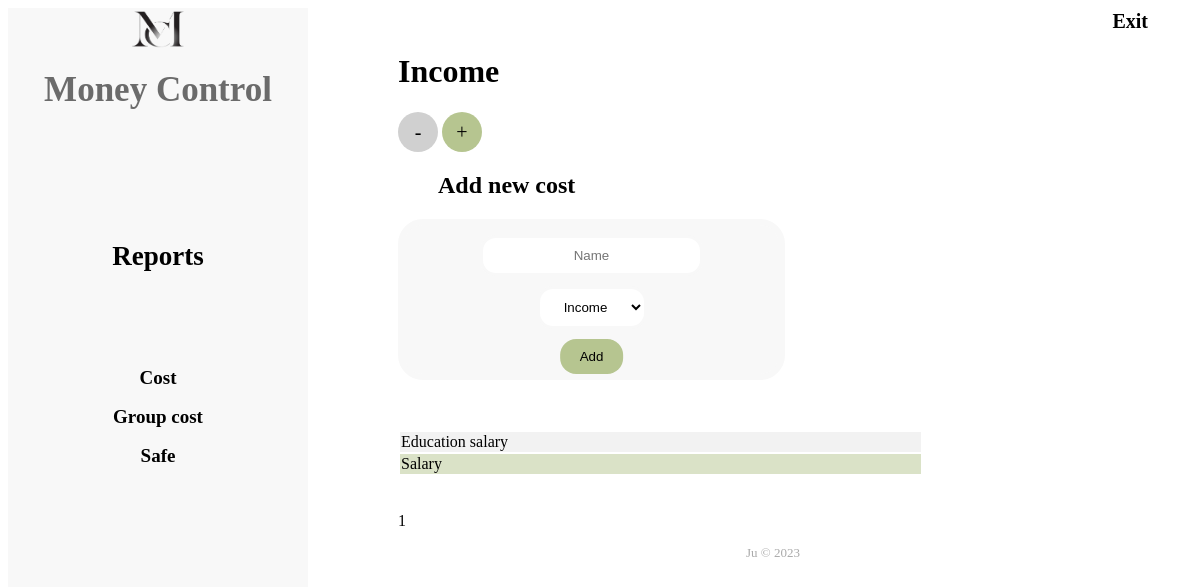
The app's page /operations/group_cost/1/ with its own data.
### operations/models.py (models this page shows, shortened)
class CostGroup(models.Model):
    TYPE_GROUP = [(0, 'expense'), (1, 'income')]
    name = models.CharField(max_length=100)
    type_group = models.IntegerField(choices=TYPE_GROUP, default=0)
    user_id = models.IntegerField()

class Cost(models.Model):
    name = models.CharField(max_length=100)
    cost_group_id = models.ForeignKey(CostGroup, on_delete=models.CASCADE)
    user_id = models.IntegerField()

### operations/views.py (the view, shortened to what this page needs)
# urls.py: path('group_cost/<int:group_cost_id>/', operations.views.create_cost_from_group_cost),
def create_cost_from_group_cost(request, group_cost_id):
    user_name = request.user.username
    costs_by_cost_group = Cost.objects.filter(cost_group_id=group_cost_id)
    pages = Paginator(costs_by_cost_group, 10)
    page_number = request.GET.get('page')
    page_obj = pages.get_page(page_number)
    group_info = CostGroup.objects.filter(id=group_cost_id)
    context = {'group_cost_id': group_cost_id, 'user_name': user_name, 'page_obj': page_obj, 'group_info': group_info}
    return render(request, 'create_cost_from_group_cost.html', context)

### templates/create_cost_from_group_cost.html (shortened to what this page needs)
<!DOCTYPE html>
<html lang="en">
<head>
  {% load static %}
   <link rel="stylesheet" href="{% static 'css/operations_costs.css'%}">
</head>
<body>
    <div class="wrapper">
        <aside class="sidebar">
            <div class="company">
                {% load static %}
                <a href="/user/home/"><img class='logo-comp' src="{% static 'img/logo2.png' %}" alt="logo"></a>
                <h1 class="app"><a class="link-main" href="/user/home/">Money Control</a></h1>
            </div>
            <div class="reports">
                <a class="active-link-reports" href="/reports/">Reports</a>
            </div>
            <div class="links">
                <a class="active-link" href="/operations/cost/">Cost</a>
            </div>
            <div class="links">
                <a class="active-link" href="/operations/group_cost/">Group cost</a>
            </div>
            <div class="links">
                <a class="active-link" href="/operations/safe/">Safe</a>
            </div>
        </aside>
        <div class="mein-content">
            <div class="header-right">
                <ul class="heager-list">
                    <li class='header-item'><a class="header-link" href="/user/logout/">Exit</a></li>
                </ul>
            </div>
            <div class="changeable-content">
                <form action="/operations/group_cost/{{group_cost_id}}/" method="post">{% csrf_token %}
                    {% for group in group_info %}
                    <h1>{{group.name}}</h1>
                    {% endfor %}
                    <a class="btn-minus" href="/operations/expense/">-</a>
                    <a class="btn-plus" href="/operations/income/">+</a>
                    <h2 class="title">Add new cost </h2>
                    <div class="new-cost-group">
                        <input class="box" type="text" name="name" placeholder="Name">
                         <select class="box" name="cost_group_id">
                            {% for group in group_info %}
                            <option value="{{group.id}}">{{group.name}}</option>
                            {% endfor %}
                        </select>
                        <input class="button" type="submit" value="Add">
                    </div>
                    <table style="width:70%">
                        {% for cost in page_obj|dictsort:"name" %}
                        <tr>
                            <td><a class="tbl-link" href="/operations/cost/{{cost.id}}/">{{ cost.name }}</a></td>
                        </tr>
                        {% endfor %}
                    </table>
                    <br>
                    <br>
                     {% include "pagination.html" %}
                </form>
                <footer>
                    <p class="copyright">Ju © 2023</p>
                </footer>
            </div>
        </div>
    </div>
</body>
</html>

### static/css/operations_costs.css (style rules this page uses)
.wrapper { display: flex; flex-direction: row; background: #FFFFFF; margin: auto; }
.logo-comp { width: 55px; height: 40px; }
.mein-content { padding-left: 40px; padding-bottom: 40px; padding-right: 30px; padding-top: 5px; width: 800px; }
.sidebar { background: #f8f8f8; width: 300px; height: 770px; }
.app { color: #6b6b6b; font-style: normal; font-weight: 700; font-size: 35px; line-height: 17px; }
.active-link { color: black; text-decoration: none; font-style: normal; font-weight: 700; font-size: 19px; line-height: 17px; }
.active-link-reports { color: black; text-decoration: none; font-style: normal; font-weight: 700; font-size: 27px; line-height: 17px; }
.company { margin-bottom: 150px; text-align: center; }
.reports { margin-bottom: 100px; text-align: center; }
.links { margin-bottom: 20px; text-align: center; }
.link-main { text-decoration: none; color: #6b6b6b; }
.header-right { margin-bottom: 20px; float: none; }
.header-item { display: inline; margin-left: 10px; }
.header-link { color: black; text-decoration: none; font-style: normal; font-weight: 700; font-size: 20px; line-height: 17px; }
.heager-list { list-style: none; margin: 0; padding-left: 0; overflow: hidden; display: block; text-align: right; }
.changeable-content { margin-top: 1%; padding-left: 50px; }
.new-cost-group { background-color: #f8f8f8; border: 6px solid #f8f8f8; border-radius: 25px; margin-bottom: 50px; width: 50%; }
.box { background-color: white; border: solid #f8f8f8; color: black; padding: 10px 20px; text-align: center; display: block; cursor: pointer; border-radius: 16px; margin-top: 10px; margin-bottom: 10px; margin-left: auto; margin-right: auto; }
.button { background-color: #b6c590; border: none; color: black; padding: 10px 20px; text-align: center; position: relative; left: 50%; transform: translate(-50%, 0); cursor: pointer; border-radius: 16px; }
.copyright { margin-top: 15px; text-align: center; font-size: 13px; color: #aaa; margin-bottom: 0; }
.title { padding-left: 40px; }

### templates/create_cost_from_group_cost.html (style rules this page uses)
tr:nth-child(even) { background-color: rgb(182, 197, 144, 0.5); }
tr:nth-child(odd) { background-color: #f2f2f2 }
.tbl-link { color: black; text-decoration: none; }
.btn-minus, .btn-plus { display:inline-block; width: 40px; height: 40px; background-color: #d0d0d0; border-radius: 50%; color: black; font-size: 20px; line-height: 40px; text-align: center; text-decoration: none; }
.btn-plus { background-color: #b6c590; left: 110%; top: 27%; }

### records on screen
CostGroup: name "Income"
Cost: name "Education salary"
Cost: name "Salary"

### other values on screen
{{ i }} "1"
form field cost_group_id "Income"
